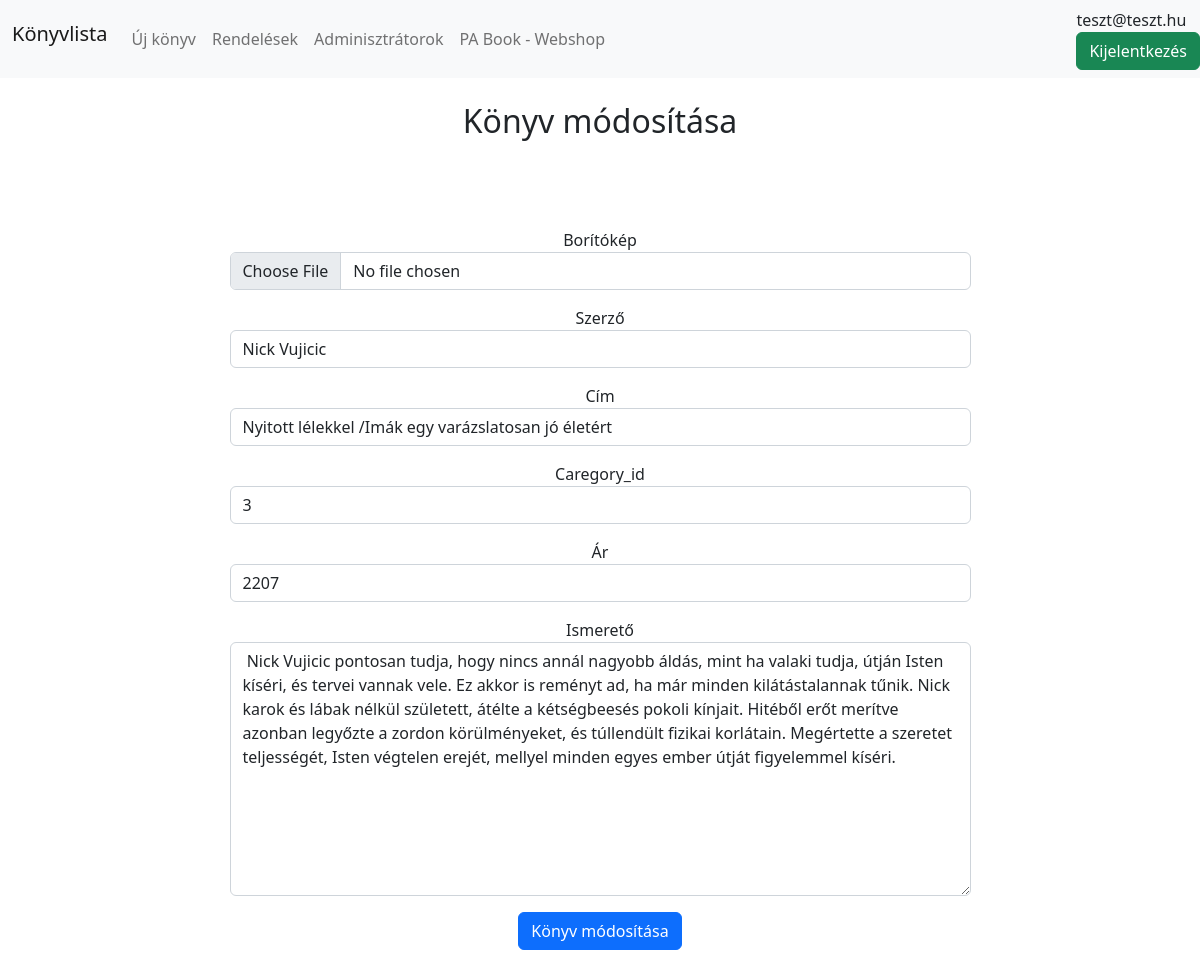
Page /admin/admin_modosit.php?id=4 (signed in) on the committed database.
### tables this page shows
CREATE TABLE `product` (
  `id` int(10) NOT NULL AUTO_INCREMENT,
  `category_id` int(10) NOT NULL,
  `author` varchar(255) NOT NULL,
  `title` varchar(255) NOT NULL,
  `price` int(10) NOT NULL,
  `description` text,
  `book_img` varchar(255) DEFAULT NULL,
  PRIMARY KEY (`id`),
  KEY `fk_category_idx` (`category_id`),
  CONSTRAINT `fk_category` FOREIGN KEY (`category_id`) REFERENCES `category` (`id`) ON DELETE NO ACTION ON UPDATE NO ACTION
);

### admin/admin_modosit.php (the view, shortened to what this page needs)
<?php
require_once ('config.inc.php');
?>
<!DOCTYPE html>
<html lang="en">
<head>
    <link href="https://cdn.jsdelivr.net/npm/bootstrap@5.2.2/dist/css/bootstrap.min.css" rel="stylesheet">
    <link rel="stylesheet" href="https://cdnjs.cloudflare.com/ajax/libs/font-awesome/6.2.0/css/all.min.css" />
</head>
<body>
  <?php
    $c = file_get_contents('admin_navigation.html');
    $c = str_ireplace('###admin_email###', $_SESSION['admin_email'], $c);
    echo $c;
  ?>
  <div class="container">
    <h2 class="text-center my-4"> Könyv módosítása </h2>
    <?php
        if(isset($_GET["id"])){
            $id = $_GET["id"];
            $sql = "SELECT * FROM product WHERE id='$id'";
            $result = mysqli_query($db, $sql);
            while($row = mysqli_fetch_array($result)){
                ?>
                    <form action="" method="post" class="mx-auto w-75 text-center p-5" enctype="multipart/form-data">
                        <label>Borítókép</label>
                        <input type="file" name="book_img" class="form-control mb-3" value="<?php  echo $row["book_img"];  ?>">
                        <label>Szerző</label>
                        <input type="text" name="author" class="form-control mb-3" value="<?php echo $row["author"];  ?>">
                        <label>Cím</label>
                        <input type="text" name="title" class="form-control mb-3" value="<?php echo $row["title"];  ?>">
                        <label>Caregory_id</label>
                        <input type="text" name="category_id" class="form-control mb-3" value="<?php echo $row["category_id"];  ?>">
                        <label>Ár</label>
                        <input type="text" name="price" class="form-control mb-3" value="<?php echo $row["price"];  ?>">
                        <label>Ismerető</label>
                        <textarea name="description" class="form-control mb-3" cols="30" rows="10"> <?php echo $row["description"]; ?> </textarea>
                        <button type="submit" name="update" class="btn btn-primary">Könyv módosítása</button>
                    </form>
                <?php
            }
        }
    ?>
  </div>
</body>
</html>

### rows in the picture
product: author "Nick Vujicic", title "Nyitott lélekkel /Imák egy varázslatosan jó életért", category_id "3", price "2207", description "Nick Vujicic pontosan tudja, hogy nincs annál nagyobb áldás, mint ha valaki tudja, útján Isten kíséri, és tervei vannak vele. Ez akkor is reményt ad, ha már minden kilátástalannak tűnik. Nick karok és lábak nélkül született, átélte a kétségbeesés pokoli kínjait. Hitéből erőt merítve azonban legyőzte a zordon körülményeket, és túllendült fizikai korlátain. Megértette a szeretet teljességét, Isten végtelen erejét, mellyel minden egyes ember útját figyelemmel kíséri."

### other values in the picture
$c "Könyvlista Új könyv Rendelések Adminisztrátorok PA Book - Webshop teszt@teszt.hu Kijelentkezés"
